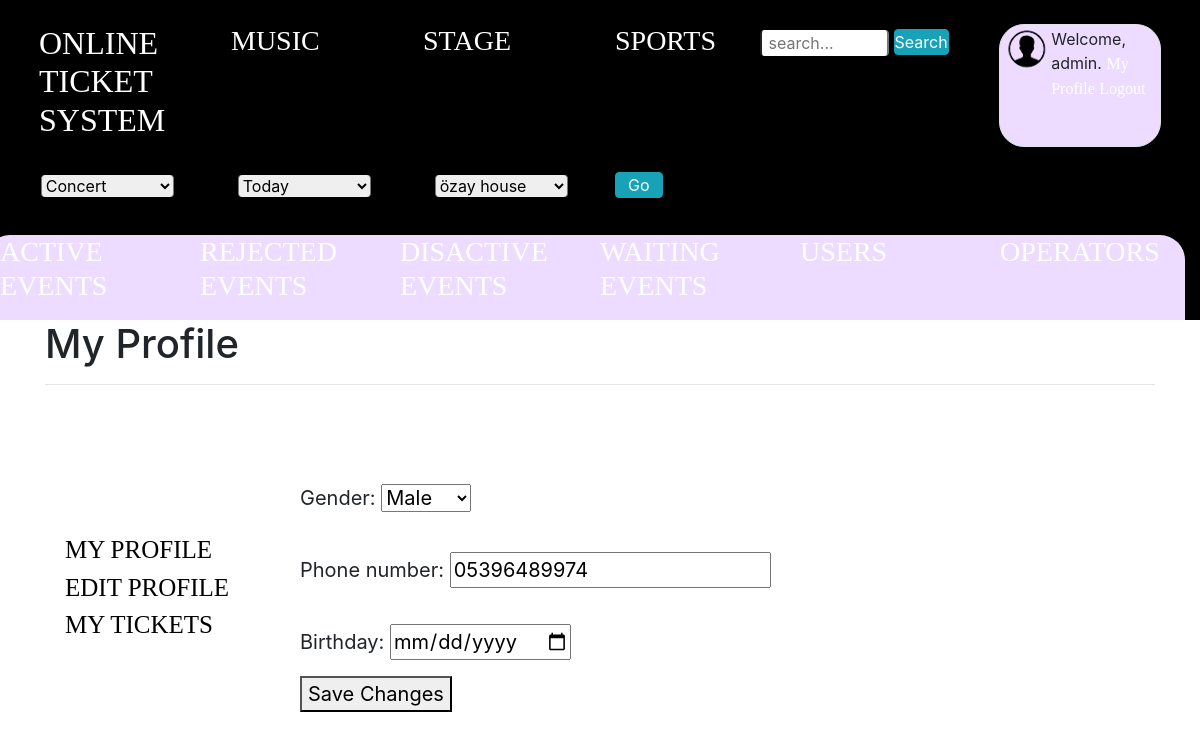
/account/profile/edit (signed in), run on an earlier commit of the app's database.
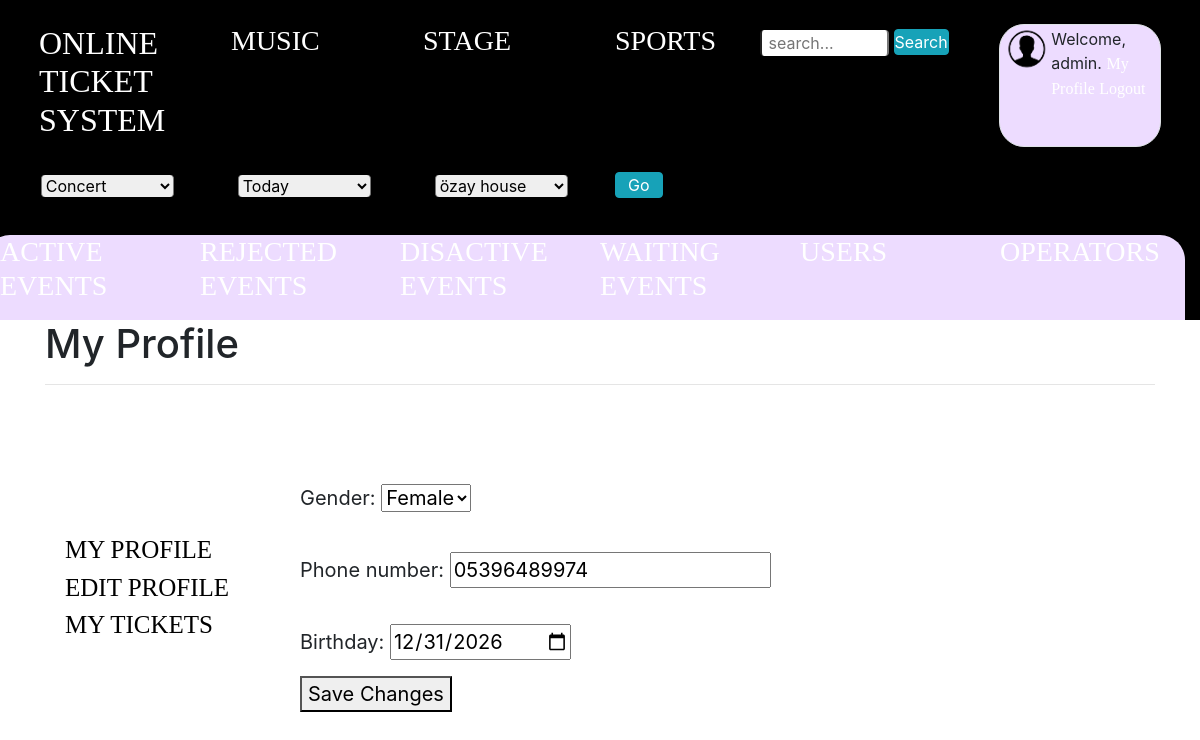
And on a later commit of the database.
### website/models.py (models this page shows, shortened)
class UserProfile(models.Model):
    id = models.AutoField(primary_key=True)
    GENDER = (
        ('M', 'Male'),
        ('F', 'Female'),
    )
    gender = models.CharField(max_length=1, choices=GENDER)
    birthday = models.DateField()
    phone_number = models.CharField(max_length=11)
    img = models.URLField(null=True, blank=True)
    isOperator = models.BooleanField(default=False)
    user = models.ForeignKey(User, on_delete=models.CASCADE)
    balance = models.IntegerField(default=0)

### website/views.py (the view)
# urls.py: path('account/profile/edit', views.edit_my_profile, name='edit_my_profile'),
@login_required
def edit_my_profile(request):
    user = request.user
    user_info = UserProfile.objects.get(user=user)
    if request.method == 'POST':
        user_info.gender = request.POST['gender']
        user_info.phone_number = request.POST['phone_number']
        user_info.birthday = request.POST['birthday']
        user_info.save()
        return redirect('my_profile')
    context = {"user_info": user_info}
    return render(request, 'profile/edit_profile.html', context)

### website/views.py (called while the page is built)
def return_stage_list(request):
    return {'stage_list': Stage.objects.all()}

### templates/profile/edit_profile.html (shortened to what this page needs)
{%  extends 'profile/profile.html' %}
{% block info %}
        {% load static %}
    <link rel="stylesheet" href="//code.jquery.com/ui/1.12.1/themes/base/jquery-ui.css">
        <form method="post">
            <p><label for="id_gender">Gender:</label> <select name="gender" required id="id_gender">
{% ifequal user_info.gender 'M' %}
  <option value="M" selected>Male</option>
{% else %}
                <option value="F" selected>Female</option>
                {% endifequal %}
</select></p>
<p><label for="id_phone_number">Phone number:</label> <input type="text" name="phone_number" maxlength="11" required id="id_phone_number" value="{{ user_info.phone_number }}"></p>
            <p>Birthday: <input type="date"  name="birthday" value="{{user_info.birthday.year}}-{{ user_info.birthday.month }}-{{ user_info.birthday.day }}" required></p>
            <button type="submit">Save Changes</button>
            <a class="button" href={% url 'change_password' %}>Reset Password</a>
        </form>
    {% endblock %}

What changed in the data, as far as the page shows it:
changed UserProfile: gender "Male" → "Female"; birthday (not shown) → "12/31/2026"
